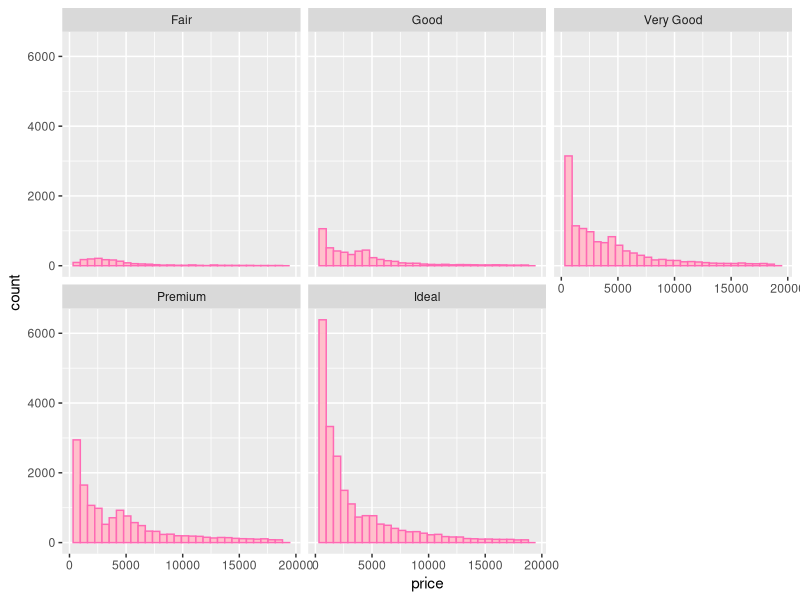
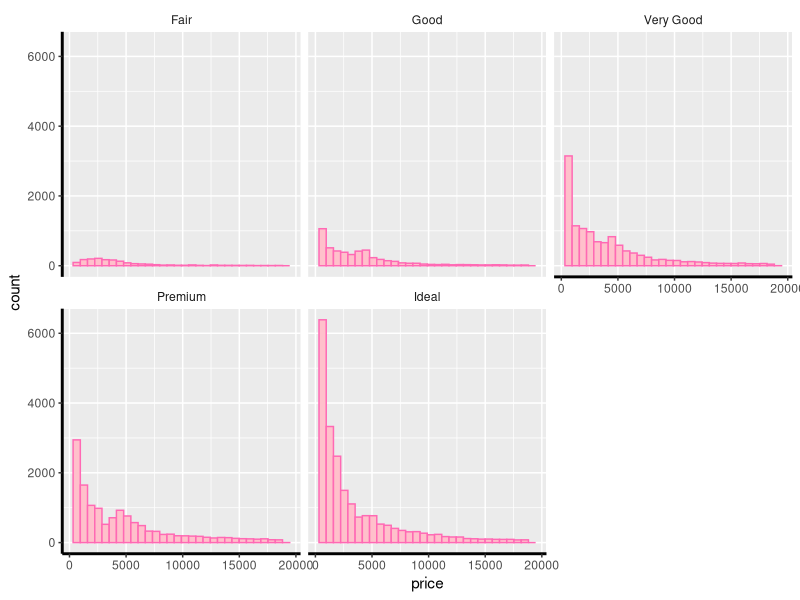

Generate these figures, in order, with R:
## ---- chunk 1
library(tidyverse)
diamonds
## ---- chunk 2
diamonds |> ggplot(aes(x = price)) +
  geom_histogram(color = "hotpink", fill = "pink") +
  facet_wrap(~cut)
## ---- chunk 3
diamonds |> ggplot(aes(x = price)) +
  geom_histogram(color = "hotpink", fill = "pink") +
  facet_wrap(~cut) + 
  theme(
    axis.line = element_line(color = "black", linewidth = 1),
    strip.background = element_rect(fill = "white")
  )
